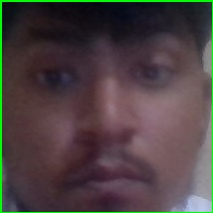
#> input picture data/face_16.jpg, 213 x 213 px; its folder holds 4 pictures in this run
$ python data_training.py
#> lines starting #> are read from the running program, lines starting #| are printed output that depends on the picture
from PIL import Image
import os
import numpy as np
import cv2

class Data_Training:
    def __init__(self):
        # Call the training function when the application starts
        self.train_classifier()

    # Function for training the classifier
    def train_classifier(self):
        data_directory = 'data'
        path = [os.path.join(data_directory, f) for f in os.listdir(data_directory)]
        faces = []
        ids = []

        for image in path:
            # Load the image and convert it to grayscale
            img = Image.open(image).convert('L')
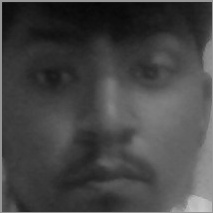
#> img: PIL image 213x213 L; min 5, max 202, mean 68.6
            img_numpy = np.array(img, 'uint8')

            # Extract the ID from the filename
            try:
                id = int(os.path.split(image)[1].split('.')[1])
            except (IndexError, ValueError) as e:
                print(f"Error processing file {image}: {e}")
                continue

            faces.append(img_numpy)
            ids.append(id)
            cv2.imshow("Training", img_numpy)
            cv2.waitKey(1) == 13
#> pass 2 of the loop in train_classifier, `for image in path:`:
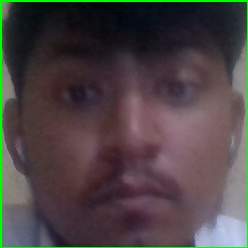
#> input picture data/face_18.jpg, 248 x 248 px
#> in train_classifier, `img = Image.open(image).convert('L')`:
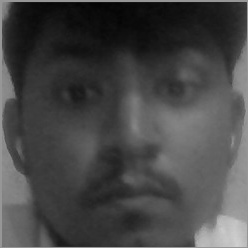
#> img: PIL image 248x248 L; min 3, max 208, mean 70.4
#> pass 3 of the loop in train_classifier, `for image in path:`:
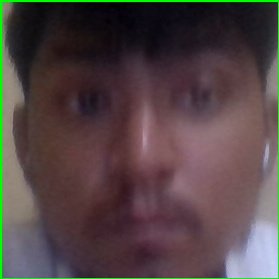
#> input picture data/face_29.jpg, 279 x 279 px
#> in train_classifier, `img = Image.open(image).convert('L')`:
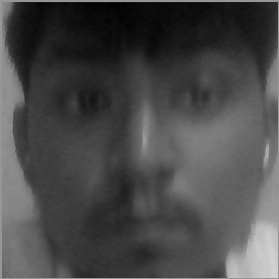
#> img: PIL image 279x279 L; min 0, max 214, mean 72.9
#> the loop made 4 passes; the first 3 are shown

        ids = np.array(ids)

        # Train the classifier
        clf = cv2.face.LBPHFaceRecognizer_create()
#> (the run stopped early here; a loop or call above may not have finished)
